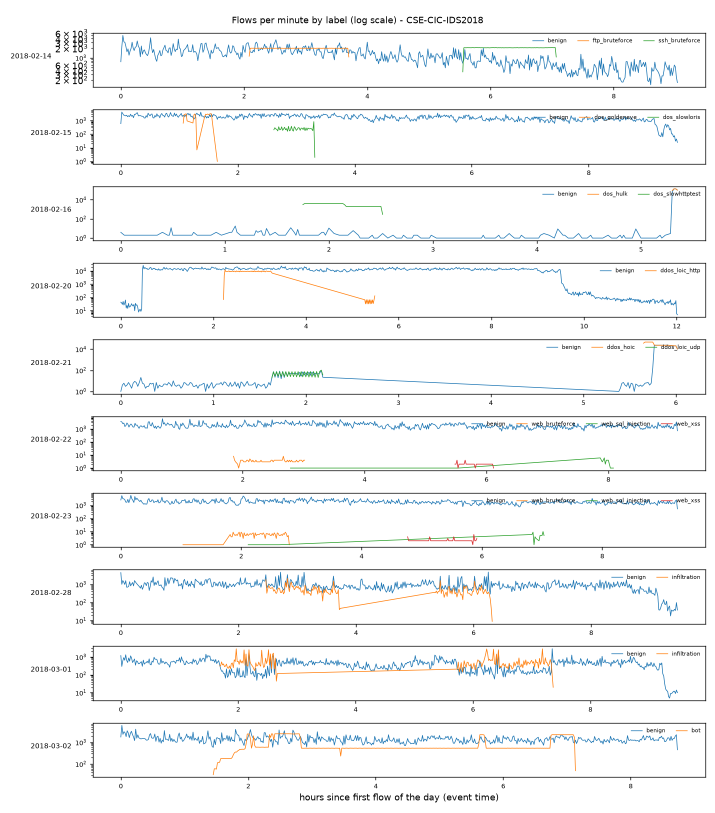
#> input picture reports/eda/attack_timeline.png, 1430 x 1625 px (shown at 1/2 size); its folder holds only this picture in this run
$ python -i calibrate.py   (imports and definitions only)
#> lines starting #> are read from the running program, lines starting #| are printed output that depends on the picture
### src/netsentinel/behavior/windows.py
"""Causal window aggregation of flow records into entity-window behaviour features.

Time semantics: a flow exists as a record only when it ends, so it is assigned to the tumbling
window that contains its END time (`flow_end_milliseconds`). A window's features are available
when the window closes; no window uses information from a later window. The detection delay of
a window-level alert is therefore (window length) + (time the triggering flows took to end).

Entities (levels):
* global   - all flows of the capture; windows without any flow are kept (n_flows = 0), so
             silence is observable.
* device   - flows ORIGINATED by a host (`ipv4_src_addr`): only windows in which the host was
             active are emitted (activity-conditioned profile).
* service  - flows of one service category (port heuristic or ML application class).

Features need only fields that BOTH Zeek conn logs and PCAP flows provide (counts, bytes,
packets, duration, TCP flags, endpoints, ports). Byte direction: `in_*` = originator->responder
(upload from the originating device), `out_*` = responder->originator.
"""

from __future__ import annotations

import numpy as np
import polars as pl

from netsentinel.models.service import service_category_expr

WINDOW_FEATURES: tuple[str, ...] = (
    "log_flows", "log_up_bytes", "log_down_bytes", "log_pkts", "log_dst_hosts",
    "log_dst_ports", "no_reply_frac", "rst_frac", "udp_share", "med_log_dur", "upload_share",
    "new_dst_frac",
)  # fmt: skip
# Human-readable explanation stems per feature (direction appended at scoring time).
EXPLAIN = {
    "log_flows": "connection_rate", "log_up_bytes": "upload_volume",
    "log_down_bytes": "download_volume", "log_pkts": "packet_rate",
    "log_dst_hosts": "destination_diversity", "log_dst_ports": "destination_port_diversity",
    "no_reply_frac": "unanswered_connection_share", "rst_frac": "reset_connection_share",
    "udp_share": "udp_share", "med_log_dur": "typical_connection_duration",
    "upload_share": "upload_download_balance", "new_dst_frac": "previously_unseen_destinations",
}  # fmt: skip
LEVELS = ("global", "device", "service")
PASSTHROUGH = ("is_attack", "zeek_service")  # evaluation-only columns, never features
REQUIRED = ("ipv4_src_addr", "ipv4_dst_addr", "dst_port", "protocol", "in_bytes", "out_bytes",
            "in_pkts", "out_pkts", "flow_duration_milliseconds")  # fmt: skip


def prepare_flows(df: pl.DataFrame, service_col: str | None = None) -> pl.DataFrame:
    """Canonical flow frame -> minimal columns with event time and helper flags."""
    missing = [c for c in REQUIRED if c not in df.columns]
    if missing:
        raise ValueError(f"flow frame lacks required columns {missing}")
    if "flow_end_milliseconds" in df.columns:
        end = pl.col("flow_end_milliseconds").cast(pl.Int64)
    elif "flow_start_milliseconds" in df.columns:
        end = pl.col("flow_start_milliseconds").cast(pl.Int64) + pl.col(
            "flow_duration_milliseconds"
        ).cast(pl.Int64)
    else:
        raise ValueError("flow frame needs flow_end_milliseconds or flow_start_milliseconds")
    rst = pl.lit(False)
    for c in ("cli_rst", "srv_rst"):
        if c in df.columns:
            rst = rst | (pl.col(c).fill_null(0) > 0)
    svc = pl.col(service_col) if service_col else service_category_expr()
    out = df.with_columns(svc.alias("service"))
    return out.select(
        end.alias("end_ms"),
        pl.col("ipv4_src_addr").cast(pl.Utf8).alias("src"),
        pl.col("ipv4_dst_addr").cast(pl.Utf8).alias("dst"),
        pl.col("dst_port").cast(pl.Int64),
        pl.col("protocol").cast(pl.Int64),
        pl.col("service").cast(pl.Utf8),
        pl.col("in_bytes").cast(pl.Float64).fill_null(0).alias("up"),
        pl.col("out_bytes").cast(pl.Float64).fill_null(0).alias("down"),
        (
            pl.col("in_pkts").cast(pl.Float64).fill_null(0)
            + pl.col("out_pkts").cast(pl.Float64).fill_null(0)
        ).alias("pkts"),  # fmt: skip
        (pl.col("out_pkts").fill_null(0) == 0).cast(pl.Float64).alias("no_reply"),
        ((pl.col("protocol") == 6) & rst).cast(pl.Float64).alias("rst"),
        (pl.col("protocol") == 17).cast(pl.Float64).alias("udp"),
        pl.col("flow_duration_milliseconds").cast(pl.Float64).fill_null(0).alias("dur_ms"),
        *[pl.col(c) for c in PASSTHROUGH if c in df.columns],
    ).sort("end_ms")


# [74 lines left out: functions _key_expr, aggregate, window_labels, not called in this run]

### src/netsentinel/behavior/calibrate.py
"""`netsentinel calibrate`: learn a local behaviour profile from authorised local traffic.

The calibration period is split in time: the first `fit_fraction` of windows fits the
profiles, the remainder (held out) sets the alert thresholds. Modes:
* vetted_benign - the operator asserts the traffic is normal; recorded in the artifact.
* unlabelled    - no such assertion; contamination-limiting trimming (profile.fit_level).
Cold start: fewer than `min_windows` global fit windows -> status `insufficient_history`, no
thresholds, alerting disabled; the artifact says how much more history is needed.

Artifact: <out>/<calibration_id>/profile.joblib + manifest.json (SHA-256, schema version,
period, mode, thresholds, diagnostics, library versions). `load_profile` refuses a corrupt
artifact or an incompatible schema version.
"""

from __future__ import annotations

import json
import math
import platform
from datetime import UTC, datetime
from pathlib import Path
from typing import Any

import joblib
import numpy as np
import polars as pl

from netsentinel import __version__
from netsentinel.behavior.profile import BehaviorProfile, fit_level, fit_level_crossfit
from netsentinel.behavior.windows import LEVELS, WINDOW_FEATURES, aggregate, prepare_flows
from netsentinel.ledger import file_sha256, git_sha

BEHAVIOR_SCHEMA_VERSION = "behavior-1.2.0"  # 1.2: validity reference (Phase 8f)
# 1.1 (cross-fit thresholds, diagnostics, statuses) loads unchanged; it has no validity
# reference, so its shift test is reported as untestable
COMPATIBLE_SCHEMAS = ("behavior-1.1.0", BEHAVIOR_SCHEMA_VERSION)
THRESHOLD_METHODS = ("crossfit", "split")


def calibrate_flows(frame: pl.DataFrame, *, window_s: int = 30, mode: str = "vetted_benign",
                    target_fpr: float = 0.01, min_windows: int = 30, fit_fraction: float = 0.7,
                    levels: tuple[str, ...] = LEVELS, top_k: int = 2,
                    service_col: str | None = None,
                    threshold_method: str = "crossfit") -> BehaviorProfile:  # fmt: skip
    if threshold_method not in THRESHOLD_METHODS:
        raise ValueError(f"threshold_method must be one of {THRESHOLD_METHODS}")
    if mode not in ("vetted_benign", "unlabelled"):
        raise ValueError(f"unknown calibration mode {mode!r}")
    if not 0 < target_fpr < 0.5:
        raise ValueError("target_fpr must be in (0, 0.5)")
    flows = prepare_flows(frame, service_col)
    if not flows.height:
        raise ValueError("no flows in calibration data")
    w_ms = window_s * 1000
    win = flows["end_ms"] // w_ms
    lo, hi = int(win.min()), int(win.max())
    n_global = hi - lo + 1
    cut = lo + int(math.floor(n_global * fit_fraction))
    period = {"start_utc_ms": int(flows["end_ms"].min()),
              "end_utc_ms": int(flows["end_ms"].max()), "fit_end_utc_ms": cut * w_ms,
              "global_windows": n_global, "flows": flows.height}  # fmt: skip
    diagnostics: dict[str, Any] = {
        "devices": flows["src"].n_unique(), "destinations": flows["dst"].n_unique(),
        "services": flows["service"].value_counts(sort=True).head(10).to_dicts(),
        "flows_per_window_median": float(
            flows.group_by(win.alias("w")).len()["len"].median() or 0),
    }  # fmt: skip
    need_fit = min_windows
    fit_windows = cut - lo
    status = "baseline_ready" if fit_windows >= need_fit and n_global - fit_windows >= 1 else (
        "insufficient_history")  # fmt: skip
    levels_out = {}
    if status == "baseline_ready":
        windows = {level: aggregate(flows, level, window_s) for level in levels}
        levels_out = calibrate_windows(windows, cut, target_fpr=target_fpr,
                                       min_windows=min_windows, mode=mode, top_k=top_k,
                                       threshold_method=threshold_method)  # fmt: skip
        g = levels_out.get("global")
        if g is not None and not g.threshold_diag.get("reliable", False):
            status = "baseline_provisional"  # thresholds exist but are statistically weak
    else:
        missing_s = (need_fit - fit_windows) / fit_fraction * window_s
        diagnostics["cold_start"] = (
            f"{fit_windows} fit windows of {window_s} s available, {need_fit} required: collect "
            f"about {max(missing_s, window_s) / 60:.0f} more minutes of representative traffic "
            "before calibrated alerting can start")  # fmt: skip
    known_until = cut * w_ms if threshold_method == "split" else int(flows["end_ms"].max()) + 1
    known = set(flows.filter(pl.col("end_ms") < known_until)["dst"].unique().to_list())
    diagnostics["threshold_method"] = threshold_method
    return BehaviorProfile(window_s=window_s, mode=mode, target_fpr=target_fpr,
                           min_windows=min_windows, top_k=top_k, levels=levels_out,
                           known_dst=known, status=status, period=period,
                           diagnostics=diagnostics)  # fmt: skip


# [16 lines left out: function calibrate_windows, not called in this run]


DOMAIN_CHECK_VERSION = 2


# [116 lines left out: functions threat_domain_check, _libs, save_profile, load_profile, not called in this run]

>>> import cv2
>>> picture = cv2.imread('../../../reports/eda/attack_timeline.png', cv2.IMREAD_GRAYSCALE)
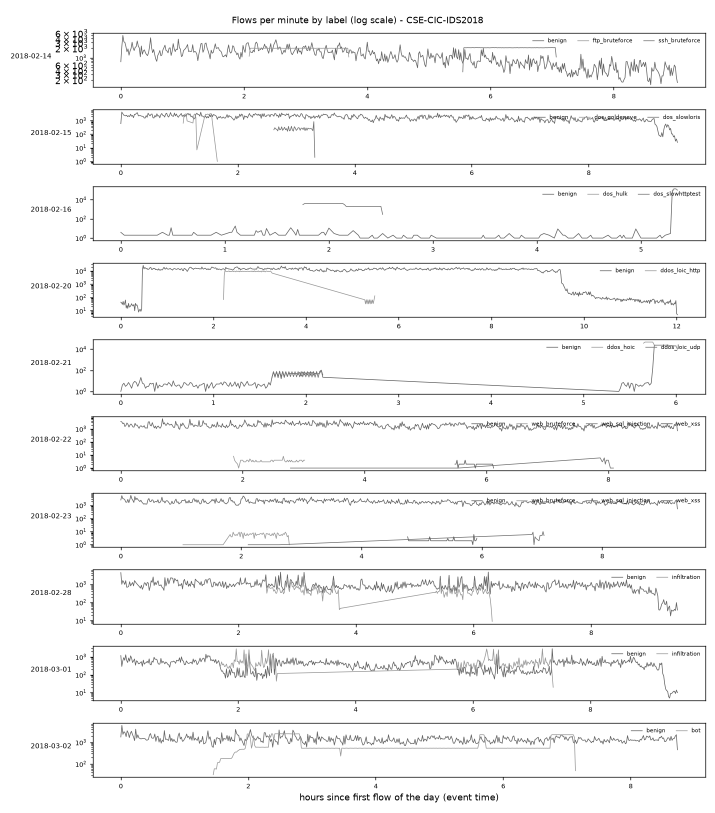
#> picture: shape (1625, 1430) (shown at 1/2 size); min 0, max 255, mean 245.8
>>> result = calibrate_flows(picture)
#> (the run stopped early here; a loop or call above may not have finished)
